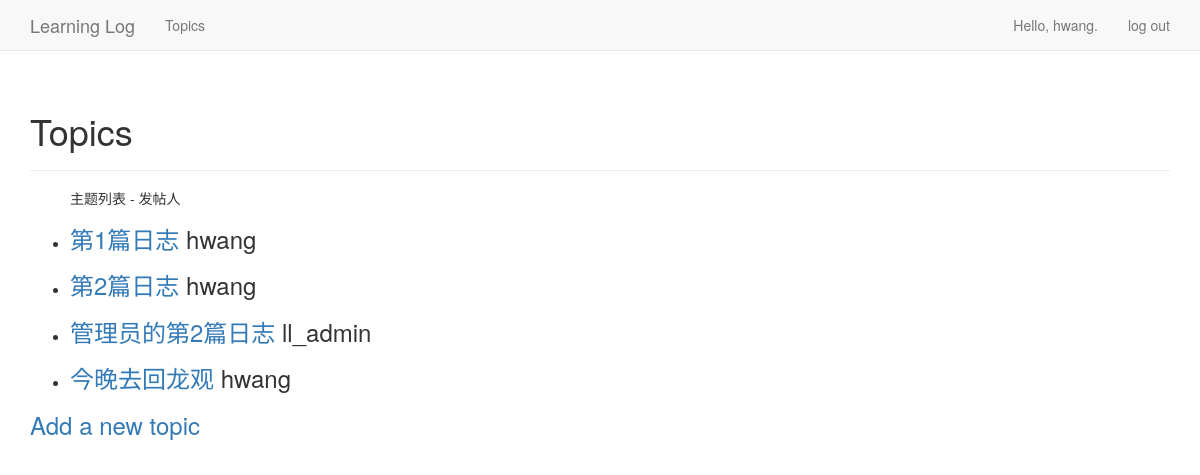
The page /topics/ (signed in) on the database its author committed.
### learning_logs/models.py (models this page shows)
class Topic(models.Model):
    text = models.CharField(max_length=200)
    date_added = models.DateTimeField(auto_now_add=True)
    owner = models.ForeignKey(User, on_delete=models.PROTECT)
    public = models.BooleanField(default=False)
    def __str__(self):
        return self.text

### learning_logs/views.py (the view)
# urls.py: url(r'^topics/$', views.topics, name='topics'),
@login_required
def topics(request):
    """显示自己创建的，或者public属性是True（对所有人公开）的主题"""
    topics = Topic.objects.filter(Q(owner=request.user) | Q(public=True)).order_by('date_added')
    context = {'topics': topics}
    return render(request, 'learning_logs/topics.html', context)

### learning_logs/templates/learning_logs/topics.html
{% extends "learning_logs/base.html" %}
{% block header %}
  <h1>Topics</h1>
{% endblock header %}
{% block content %}
  <ul>
    <h5>主题列表 - 发帖人</h5>
    {% for topic in topics %}
      <li>
        <h3>
          <a href="{% url 'learning_logs:topic' topic.id %}">{{ topic }}</a>   {{ topic.owner }}
        </h3>
      </li>
    {% empty %}
      <li>No topics have been added yet.</li>
    {% endfor %}
  </ul>
  <h3><a href="{% url 'learning_logs:new_topic' %}">Add a new topic</a></h3>
{% endblock content %}

### learning_logs/templates/learning_logs/base.html (shortened to what this page needs)
{% load bootstrap3 %}
<!DOCTYPE html>
<html lang="en">
  <head>
    {% bootstrap_css %}
  </head>
  <body>
    <nav class="navbar navbar-default navbar-static-top" role="navigation">
      <div class="container">
        <div class="navbar-header">
          <a class="navbar-brand" href="{% url 'learning_logs:index' %}">
                Learning Log</a>
        </div>
        <div id="navbar" class="navbar-collapse collapse">
          <ul class="nav navbar-nav">
            <li><a href="{% url 'learning_logs:topics' %}">Topics</a></li>
          </ul>
          <ul class="nav navbar-nav navbar-right">
            {% if user.is_authenticated %}
              <li><a>Hello, {{ user.username }}.</a></li>
              <li><a href="{% url 'users:logout' %}">log out</a></li>
            {% else %}
              <li><a href="{% url 'users:register' %}">register</a></li>
              <li><a href="{% url 'users:login' %}">log in</a></li>
            {% endif %}
          </ul>
        </div>
      </div>
    </nav>
    <div class="container">
      <div class="page-header">
        {% block header %}{% endblock header %}
      </div>
      <div>
        {% block content %}{% endblock content %}
      </div>
    </div>
  </body>
</html>

### rows shown on the page
Topic: text "第1篇日志", owner "hwang"
Topic: text "第2篇日志", owner "hwang"
Topic: text "管理员的第2篇日志", owner "ll_admin"
Topic: text "今晚去回龙观", owner "hwang"

### other values the page prints
{{ user.username }} "hwang"
